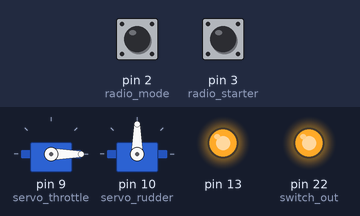
A sketch run on a simulated Arduino Mega 2560, built with avr-gcc and run on an emulated ATmega2560. Shown: 2 × servo, output pins drawn as LEDs (lit = HIGH). The test bench sets the inputs (shaded band); at power-on: pin 2 (radio_mode) LOW, pin 3 (radio_starter) LOW.

Above: at 1.2 s.
1.3 s: pin 2 (radio_mode) pulled HIGH for 0.15 s
At 2.6 s:
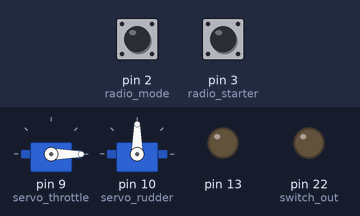
2.9 s: pin 2 (radio_mode) pulled HIGH for 3.2 s
At 7.0 s:
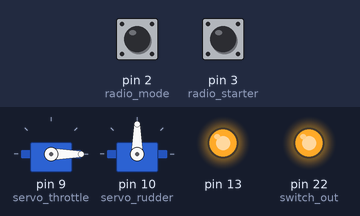
7.6 s: pin 2 (radio_mode) pulled HIGH for 1 s
At 10.0 s:
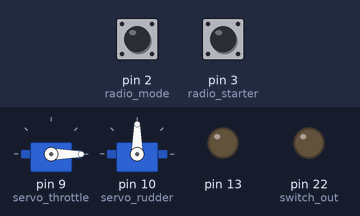
Timing chart, 0 to 11.5 s (numbered marks = the images above; inputs shaded):
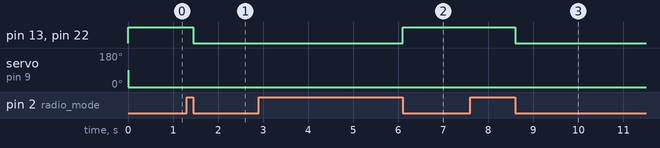

Measured:
- after the input at 1.3 s, pin 13, pin 22 (switch_out): HIGH → LOW after 0.15 s
- after the input at 2.9 s, pin 13, pin 22 (switch_out): LOW → HIGH after 3.2 s
- after the input at 7.6 s, pin 13, pin 22 (switch_out): HIGH → LOW after 1.0 s

The sketch:

RadioOverrideHw.ino
```cpp
/*
Servo position sweeps unless overridden by radio input

 modified on 20 Nov 2014
 by Damian Manda
 */

#include <Servo.h>
//#include "MOOS.h"

//#define _DEBUG

Servo throttle;
Servo rudder;

//-----------------------------------
// Definitions for RC Control
//-----------------------------------

//Pin definitions
//Digital
#define radio_mode 2
#define radio_starter 3
//PWM
#define servo_throttle 9
#define servo_rudder 10
//Hardware switch output
#define switch_out 22
//Number of input/output channels
#define num_channels 2

//Initialize variables
int val_mode;    // variable to read the value from the ppm pin
int val_throttle;
int val_rudder;
int val_starter;
int out_throttle = 0;
int out_rudder = 0;
int pos = 1;  //servo position
int dir = 1;

// mode change: true = interrupts disabled
boolean mode_change = true;
byte mode_change_count = 0;

//Interrupt variables
volatile unsigned long pulse[num_channels];
byte first_pulse;
unsigned long up_time[num_channels];
unsigned long down_time[num_channels];

//-----------------------------------
// Definitions for MOOS I/O
//-----------------------------------
// Message Variables
const int bufLen = 4096;
const char delimiter = ',';
// Input key names
const char *DESIRED_THRUST = "DESIRED_THRUST";
const char *DESIRED_RUDDER = "DESIRED_RUDDER";

// Output key names
const char *NAV_X = "NAV_X";
const char *NAV_Y = "NAV_Y";
const char *NAV_HEADING = "NAV_HEADING";
const char *NAV_SPEED = "NAV_SPEED";
const char *DEBUG = "DEBUG";
const char *OBSTACLE_DATA = "OBSTACLE_DATA";

double nav_x = 0;
double nav_y = 0;
double nav_heading = 0;
double nav_speed = 0;

double desired_thrust = 0;
double desired_rudder = 0;


void setup()
{
  throttle.attach(servo_throttle);  // attaches the servo on pin 9 to the servo object
  rudder.attach(servo_rudder);

  //Interrupt inputs
  pinMode(radio_mode, INPUT);  //ch5
  pinMode(radio_starter, INPUT);  //ch6

  //Output to switch external gates
  //Start in RC control mode
  pinMode(switch_out, OUTPUT);
  digitalWrite(switch_out, LOW);

  //Only attach the mode one at this point
  //INT.0 is pin 2,
  attachInterrupt(0, isrCh5Change, CHANGE);

  //this is the blinker LED for
  pinMode(13, OUTPUT);
  digitalWrite(13, LOW);
  //Serial is output to USB
  //Serial2 is comms with MOOS
  Serial.begin(9600);
  Serial2.begin(115200);
}

void loop()
{
  //Read Serial Input from MOOS
  readInput();

  //Turn off interrupts to read the volatile variable
  //val_mode = pulseIn(radio_mode, HIGH, 22000);
  noInterrupts();
  val_mode = pulse[0];
  val_starter = pulse[1];
  interrupts();

  //Check if mode switch is engaged
  if (mode_change_count > 100 && val_mode < 1500) {
    if (!mode_change) {
      toggleInterrupts(false);
      digitalWrite(switch_out, HIGH);
      mode_change = true;
    }

//    if (pos < 180 && pos > 0) {
//      pos += dir;
//    } else {
//      pos -= dir;
//      dir = dir * -1;
//    }
//    throttle.write(pos);
//    rudder.write(pos);
    //have to delay or else it increments faster than the servos turn
    //delayMicroseconds(15000);

      //Write values from MOOS to servos
      throttle.write(map(desired_thrust, 0, 100, 0, 180));
      rudder.write(map(desired_rudder, -90, 90, 0, 180));
  } else {
    //Trying to eliminate jitter due to switching modes
    if (val_mode < 1500) {
      mode_change_count++;
    } else {
      mode_change_count = 0;
    }
    if (mode_change) {
      toggleInterrupts(true);
      digitalWrite(switch_out, LOW);
      mode_change = false;
    }

    //No need to do anything w/throttle, rudder - hardware is switched

    //Print value to serial
    #ifdef _DEBUG
    Serial.print("Radio Mode: ");
    Serial.println(val_mode);
    #endif
  }

  //Toggle the LED to show mode status
  if (mode_change) {
    digitalWrite(13, HIGH);
  } else {
    digitalWrite(13, LOW);
  }

//  delayMicroseconds(15000);
//  Serial.println(mode_change_count);

}

void toggleInterrupts(boolean is_RC) {
  noInterrupts();
  if (is_RC) {
    attachInterrupt(1, isrCh6Change, CHANGE);
  } else {
    detachInterrupt(1);
  }
  interrupts();
}


//==========================
//        ISRs
//==========================

//These ignore that time wraps
//Idea for faster: after first state check, toggle a bit

void isrCh5Change ()
{
  if (digitalRead(radio_mode) == HIGH) {
    up_time[0] = micros();
    first_pulse = first_pulse | 4;
  } else if (first_pulse & 4) {
    pulse[0] = micros() - up_time[0];
  }
}

void isrCh6Change ()
{
  if (digitalRead(radio_starter) == HIGH) {
    up_time[1] = micros();
    first_pulse = first_pulse | 8;
  } else if (first_pulse & 8) {
    pulse[1] = micros() - up_time[1];
  }
}

//========================
//  MOOS Related Comms
//========================

/* Read any input from the autonomy backend */
bool readInput()
{
  bool ret = false;

  // Check if there's incoming serial data.
  while (Serial2.available() > 0) // Need to adjust this so we don't starve out the rest of the loop if there is a lot of data to read
  {
    char buf[bufLen];
    int nBytes;

    // Read bytes from the serial buffer
    nBytes = Serial2.readBytesUntil(delimiter, buf, bufLen);

    // Check that data was actually read
    if (nBytes > 0)
    {
      double val;
      String sBuf;

      buf[nBytes] = '\0';
      sBuf = String(buf);
      ret = true;

      // Parse the received data for different key-value pairs
      if (ValFromString(sBuf, DESIRED_THRUST, &val, delimiter))
      { // Got speed value
        //writeOutput("DEBUG", buf);
        desired_thrust = val;
        Serial.print("Throttle = ");
        Serial.println(desired_thrust);
      }

      else if (ValFromString(sBuf, DESIRED_RUDDER, &val, delimiter))
      { // Got heading value
        //writeOutput("DEBUG", buf);
        desired_rudder = val;
        Serial.print("Rudder = ");
        Serial.println(desired_rudder);
      }

      else
        continue;
    }
  }

  return ret;
} /* readInput */

/**
 * Get the value of a key from within a string.  The string should be in the
 * form: key=val<delim>...
 *    where <delim> is the value of the delimiter.
 *
 * @param str the string to parse
 * @param key the name of the key whose value to extract
 * @param valBuf (out) a buffer to place the value in
 * @param delim the delimiter separating key-value pairs
 *
 * @return true  if the value was successfully extracted
 *         false if the string was not correctly formatted
 */
bool ValFromString(String str, String key, double *valBuf, char delim)
{
  int eqIndex = str.indexOf('=');    // index of equals sign
  int delIndex = str.indexOf(delim); // index of delimiter
  int valStart = eqIndex + 1;        // index of start of value

  // Check that an '=' was found and the value field is not empty
  if (eqIndex == -1 || delIndex == valStart)
    return false;

  // Get the key from the string
  String sKey = str.substring(0, eqIndex);

  // Check that the key is correct
  if (sKey != key)
    return false;

  // Get the value of the key from the string
  const int bufLen = 255;
  char val[bufLen];
  str.substring(valStart, delIndex).toCharArray(val, bufLen);

  // Place the value in the buffer
  *valBuf = atof(val);
  return true;
} /* ValFromString */
```
